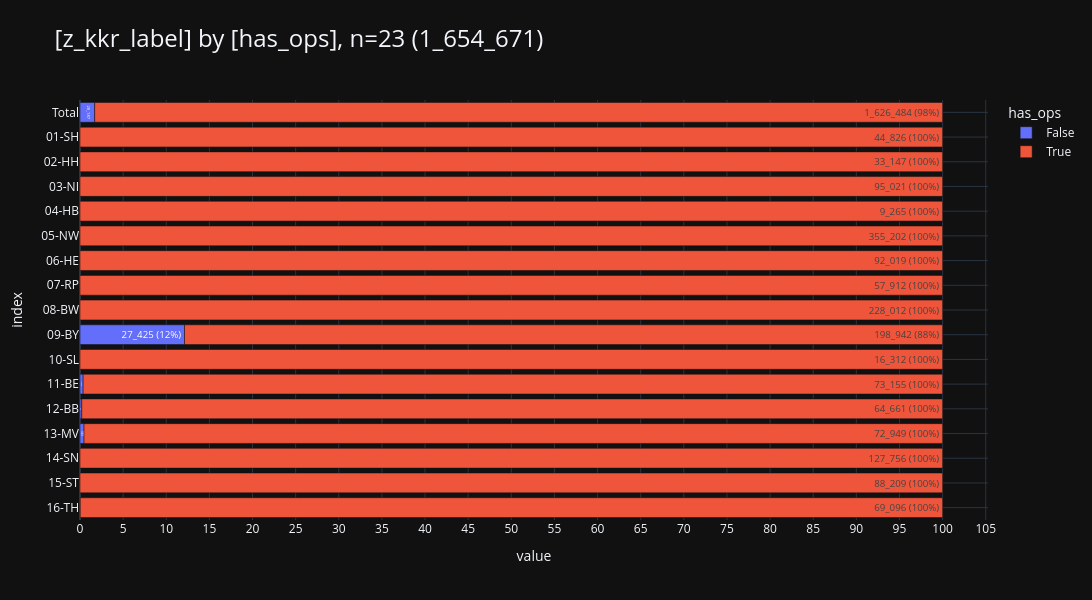

This figure's notebook cell:
### Markdown cell above
#### <a id='toc1_3_4_2_'></a>[ops wenn op](#toc0_)

### Code cell
db_ops = con.sql("""--sql
    select
        op.OPId,
        op.z_tum_id,
        z_kkr_label,
        max(ops.OPSId is not null) as has_ops,
        count(*) as cnt
    from OP op
    join Tumor tum on op.z_tum_id = tum.z_tum_id
    left join OPS ops on op.OPId = ops.OP_TypId
    group by  op.OPId,
            z_kkr_label,
            op.z_tum_id,
""")
# tbl.descr_db(db_ops, "db_ops")

pls.plot_stacked_bars(db_ops.project("z_kkr_label, has_ops").to_df(), show_total=True, relative=True, normalize=True, orientation="h", show_pct_bar=True)

### Figure 1 — Plotly figure (JSON) as saved in the notebook; plotly's stock layout.template omitted (floating-point values rounded to 4 significant figures)
{"data": [{"hovertemplate": "col=False<br>value=%{x}<br>index=%{y}<br>cnt_pct_bar_str=%{text}<extra></extra>", "legendgroup": "False", "marker": {"color": "#636EFA", "pattern": {"shape": ""}}, "name": "False", "orientation": "h", "showlegend": true, "text": ["28_187", "27_425 (12%)", "266", "134", "343", "19"], "textposition": "auto", "type": "bar", "x": [28187, 27425, 266, 134, 343, 19], "xaxis": "x", "y": [" Total", "09-BY", "11-BE", "12-BB", "13-MV", "16-TH"], "yaxis": "y"}, {"hovertemplate": "col=True<br>value=%{x}<br>index=%{y}<br>cnt_pct_bar_str=%{text}<extra></extra>", "legendgroup": "True", "marker": {"color": "#EF553B", "pattern": {"shape": ""}}, "name": "True", "orientation": "h", "showlegend": true, "text": ["1_626_484 (98%)", "44_826 (100%)", "33_147 (100%)", "95_021 (100%)", "9_265 (100%)", "355_202 (100%)", "92_019 (100%)", "57_912 (100%)", "228_012 (100%)", "198_942 (88%)", "16_312 (100%)", "73_155 (100%)", "64_661 (100%)", "72_949 (100%)", "127_756 (100%)", "88_209 (100%)", "69_096 (100%)"], "textposition": "auto", "type": "bar", "x": [1626484, 44826, 33147, 95021, 9265, 355202, 92019, 57912, 228012, 198942, 16312, 73155, 64661, 72949, 127756, 88209, 69096], "xaxis": "x", "y": [" Total", "01-SH", "02-HH", "03-NI", "04-HB", "05-NW", "06-HE", "07-RP", "08-BW", "09-BY", "10-SL", "11-BE", "12-BB", "13-MV", "14-SN", "15-ST", "16-TH"], "yaxis": "y"}], "layout": {"barmode": "relative", "barnorm": "percent", "height": 600, "legend": {"title": {"text": "has_ops"}, "tracegroupgap": 0, "traceorder": "normal"}, "title": {"font": {"size": 24}, "text": "[z_kkr_label] by [has_ops], n=23 (1_654_671)", "xanchor": "left", "y": 0.95, "yanchor": "top"}, "width": 1600, "xaxis": {"anchor": "y", "domain": [0, 1], "dtick": 5, "gridwidth": 1, "showgrid": true, "title": {"text": "value"}}, "yaxis": {"anchor": "x", "categoryarray": ["16-TH", "15-ST", "14-SN", "13-MV", "12-BB", "11-BE", "10-SL", "09-BY", "08-BW", "07-RP", "06-HE", "05-NW", "04-HB", "03-NI", "02-HH", "01-SH", " Total"], "categoryorder": "array", "domain": [0, 1], "gridwidth": 1, "showgrid": true, "title": {"text": "index"}}}}
